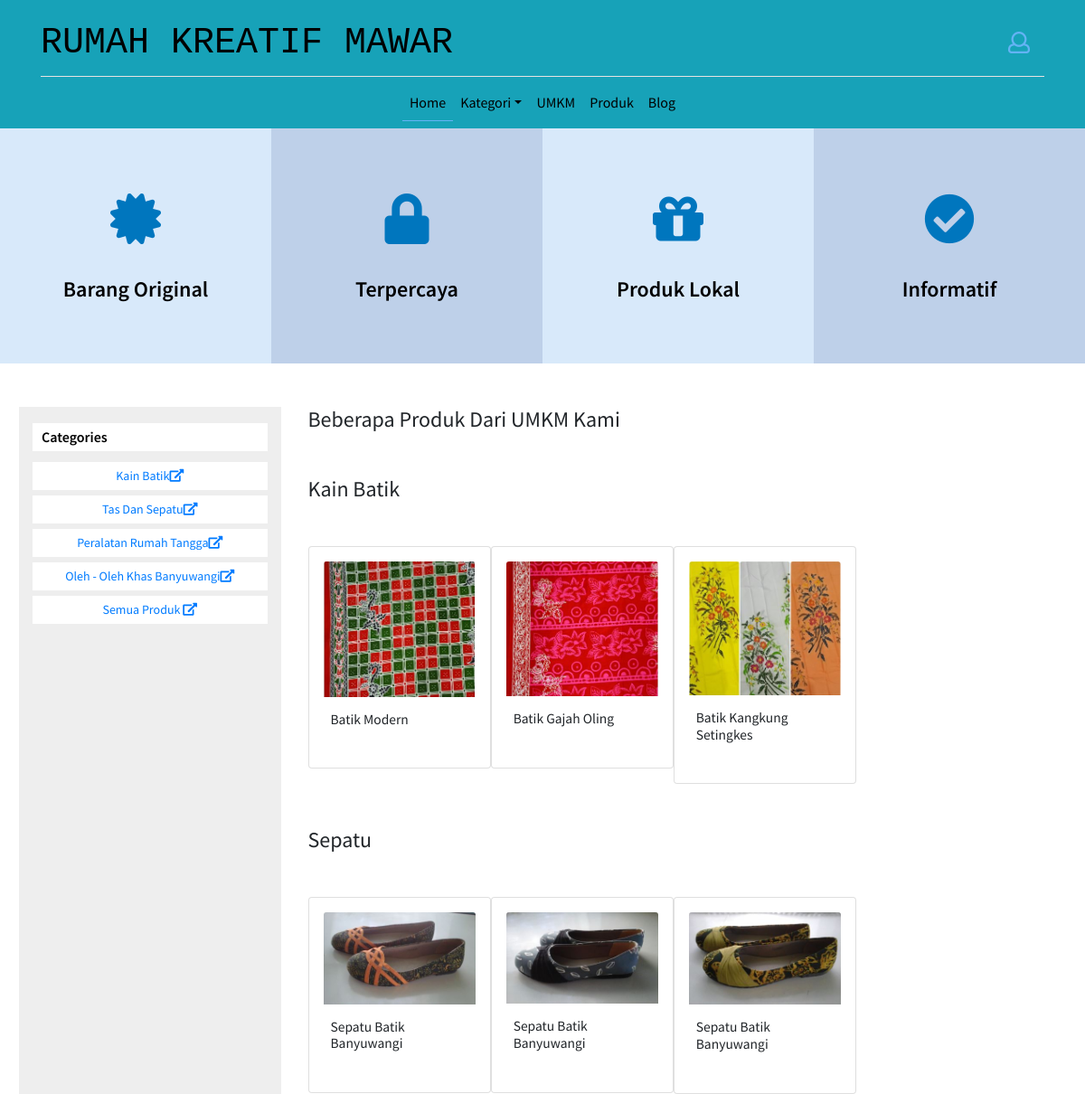
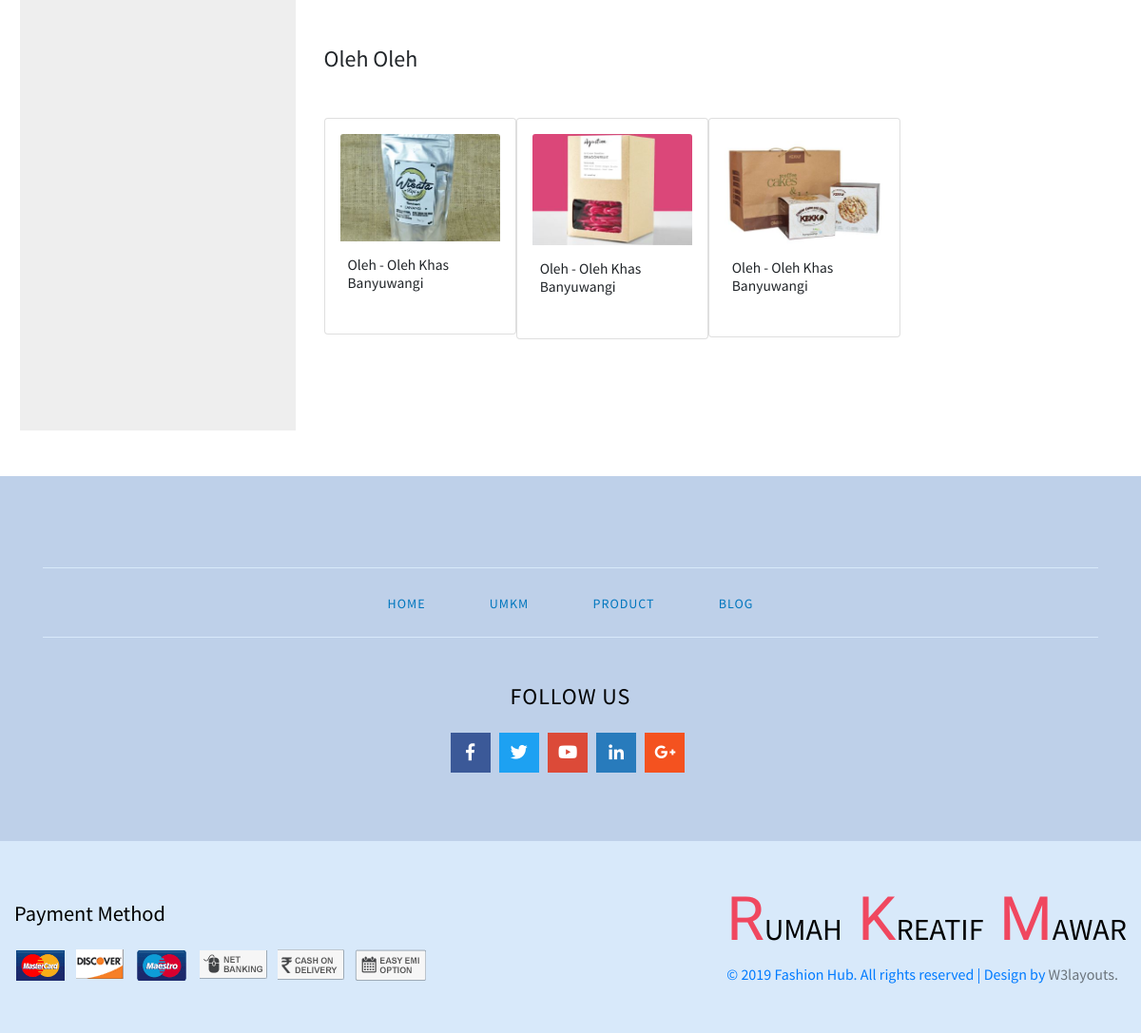
The page / on the database its author committed (2 pictures, top to bottom).
### tables this page shows
CREATE TABLE `product_category` (
  `id` int(11) NOT NULL,
  `category_name` varchar(100) NOT NULL
);

CREATE TABLE `products` (
  `id` int(11) NOT NULL,
  `name` varchar(150) NOT NULL,
  `image` varchar(250) NOT NULL,
  `descriptions` text NOT NULL,
  `link_product` text,
  `id_umkm` int(11) NOT NULL,
  `id_category` int(11) NOT NULL,
  `created_at` timestamp NOT NULL DEFAULT CURRENT_TIMESTAMP,
  `updated_at` timestamp NOT NULL DEFAULT '0000-00-00 00:00:00' ON UPDATE CURRENT_TIMESTAMP
);

### application/views/layouts/guest/base.php (called while the page is built, shortened)
<?php defined('BASEPATH') OR exit('No direct script access allowed');
$CI =& get_instance();
$data['categories'] = $CI->db->get('product_category')->result();
$this->load->view('layouts/guest/header', $data);
	$this->load->view('pages/'. $content);

### application/controllers/Home.php (called while the page is built, shortened)
<?php
class Home extends CI_Controller {
	protected
	$app = 'layouts/guest/base',
	$table = 'products';
	public function __construct()
	{
		$this->load->model('product_model','product');
	}
	public function index()
	{
		$data = [
			'title'        => 'Home',
			'content'      => 'guest/home',
			'notification' => getFlashMessage(),
			'data_batik'     => $this->product->guestProductInterest($this->table, ['id_category' => 1], 'created_at desc')->result(),
			'data_sepatu'    => $this->product->guestProductInterest($this->table, ['id_category' => 2], 'created_at desc')->result(),
			'data_oleh_oleh' => $this->product->guestProductInterest($this->table, ['id_category' => 4], 'created_at desc')->result(),
		];
		$this->load->view($this->app, $data);
	}
}

### index.php (called while the page is built, shortened)
<?php
require_once BASEPATH.'core/CodeIgniter.php';

### application/helpers/flash_message_helper.php (called while the page is built, shortened)
<?php
if (!function_exists('getFlashMessage')) {
    function getFlashMessage()
    {
        $CI = get_instance();
        $success  = $CI->session->flashdata('success');
        $error    = $CI->session->flashdata('error');
        if ($success) {
            $notif = $success;
            return $notif;
        } else if ($error) {
            $notif = $error;
            return $notif;
        } else {
            $notif = false;
            return $notif;
        }
    }
}

### application/models/Product_model.php (called while the page is built, shortened)
<?php
class Product_model extends CI_Model {
	public function guestProductInterest($table, $category, $order)
	{
		$this->db->from($table);
		$this->db->where($category);
		$this->db->order_by($order);
		$this->db->limit(4);
		$query = $this->db->get();
		return $query;
	}
}

### application/views/pages/guest/home.php (the view, shortened to what this page needs)
<div class="agileits-services" id="services">
    <div class="no-gutters agileits-services-row row">
        <div class="col-lg-3 col-sm-6 agileits-services-grids p-sm-5 p-3">
            <span class="fas fa-certificate p-4"></span>
            <h4 class="mt-2 mb-3">Barang Original</h4>
        </div>
        <div class="col-lg-3 col-sm-6 agileits-services-grids p-sm-5 p-3">
            <span class="fas fa-lock p-4"></span>
            <h4 class="mt-2 mb-3">Terpercaya</h4>
        </div>
        <div class="col-lg-3 col-sm-6 agileits-services-grids p-sm-5 p-3">
            <span class="fas fa-gift p-4"></span>
            <h4 class="mt-2 mb-3">Produk Lokal</h4>
        </div>
        <div class="col-lg-3 col-sm-6 agileits-services-grids p-sm-5 p-3">
            <span class="fas fa-check-circle p-4"></span>
            <h4 class="mt-2 mb-3">Informatif</h4>
        </div>
    </div>
</div>
<div class="innerf-pages section">
    <div class="fh-container mx-auto">
        <div class="row my-lg-5 mb-5">
            <div class="side-bar col-lg-3">
                <div class="left-side">
                    <h3 class="shopf-sear-headits-sear-head">
                        Categories</h3>
                    <ul>
                       <?php foreach($categories as $category) :  ?>
                          <li class="bg-white">
                              <div class="text-center">
                              <?php echo anchor('product/ct/'.$category->id.'/p', ''.$category->category_name.'<i class="fas fa-external-link-alt"></i>', ['class' => 'text-capitalize btn btn-sm btn-rounded']); ?>
                              </div>
                          </li>
                          <?php endforeach; ?>
                          <li class="bg-white">
                              <div class="text-center">
                              <?php echo anchor('all-product/','Semua Produk <i class="fas fa-external-link-alt"></i>', ['class' => 'text-capitalize btn btn-sm btn-rounded']); ?>
                              </div>
                          </li>
                    </ul>
                </div>
            </div>
            <div class="col-lg-9 mt-lg-0 mt-5 right-product-grid">
                <div class="section singlep_btm pb-5">
                    <div class="container">
                        <h4 class="rad-txt text-capitalize">Beberapa Produk Dari UMKM Kami
                        </h4>
                        <div class="new_arrivals mt-5">
                            <h4 class="rad-txt text-capitalize">Kain Batik
                            </h4>
                            <div class="card-group my-5">
                                <?php if(count($data_batik) > 0): ?>
                                    <?php foreach ($data_batik as $batik): ?>
                                        <div class="col-lg-3 col-sm-6 p-0">
                                            <div class="card product-men p-3">
                                                <div class="men-thumb-item">
                                                    <img src="<?php echo base_url('uploads/produk/'.$batik->image) ?>" alt="img" class="card-img-top">
                                                </div>
                                                <div class="card-body  py-3 px-2">
                                                    <h5 class="card-title text-capitalize"><?php echo $batik->name ?></h5>
                                                </div>
                                            </div>
                                        </div>
                                    <?php endforeach ?>
                                <?php else: ?>
                                    <p class="text-capitalize">belum ada produk batik di post</p>
                                <?php endif ?>
                            </div>
                        </div>
                        <div class="new_arrivals">
                            <h4 class="rad-txt text-capitalize">Sepatu
                            </h4>
                            <div class="card-group my-5">
                                <?php if(count($data_sepatu) > 0): ?>
                                    <?php foreach ($data_sepatu as $sepatu): ?>
                                        <div class="col-lg-3 col-sm-6 p-0">
                                            <div class="card product-men p-3">
                                                <div class="men-thumb-item">
                                                    <img src="<?php echo base_url('uploads/produk/'.$sepatu->image) ?>" alt="img" class="card-img-top">
                                                </div>
                                                <div class="card-body  py-3 px-2">
                                                    <h5 class="card-title text-capitalize"><?php echo $sepatu->name ?></h5>
                                                </div>
                                            </div>
                                        </div>
                                    <?php endforeach ?>
                                <?php else: ?>
                                    <p class="text-capitalize">belum ada produk sepatu di post</p>
                                <?php endif ?>
                            </div>
                        </div>
                        <div class="new_arrivals">
                            <h4 class="rad-txt text-capitalize">Oleh Oleh
                            </h4>
                            <div class="card-group my-5">
                                <?php if(count($data_oleh_oleh) > 0): ?>
                                    <?php foreach ($data_oleh_oleh as $oleh_oleh): ?>
                                        <div class="col-lg-3 col-sm-6 p-0">
                                            <div class="card product-men p-3">
                                                <div class="men-thumb-item">
                                                    <img src="<?php echo base_url('uploads/produk/'.$oleh_oleh->image) ?>" alt="img" class="card-img-top">
                                                </div>
                                                <div class="card-body  py-3 px-2">
                                                    <h5 class="card-title text-capitalize"><?php echo $oleh_oleh->name ?></h5>
                                                </div>
                                            </div>
                                        </div>
                                    <?php endforeach ?>
                                <?php else: ?>
                                    <p class="text-capitalize">belum ada produk oleh - oleh di post</p>
                                <?php endif ?>
                            </div>
                        </div>
                    </div>
                </div>
            </div>
        </div>
    </div>

### rows shown on the page
product_category: id+category_name "Kain Batik"
product_category: id+category_name "Tas Dan Sepatu"
product_category: id+category_name "Peralatan Rumah Tangga"
product_category: id+category_name "Oleh - Oleh Khas Banyuwangi"
products: image (picture), name "Batik Modern"
products: image (picture), name "Batik Gajah Oling"
products: image (picture), name "Batik Kangkung Setingkes"
products: image (picture), name "Sepatu Batik Banyuwangi"
products: image (picture), name "Sepatu Batik Banyuwangi"
products: image (picture), name "Sepatu Batik Banyuwangi"
products: image (picture), name "Oleh - Oleh Khas Banyuwangi"
products: image (picture), name "Oleh - Oleh Khas Banyuwangi"
products: image (picture), name "Oleh - Oleh Khas Banyuwangi"
